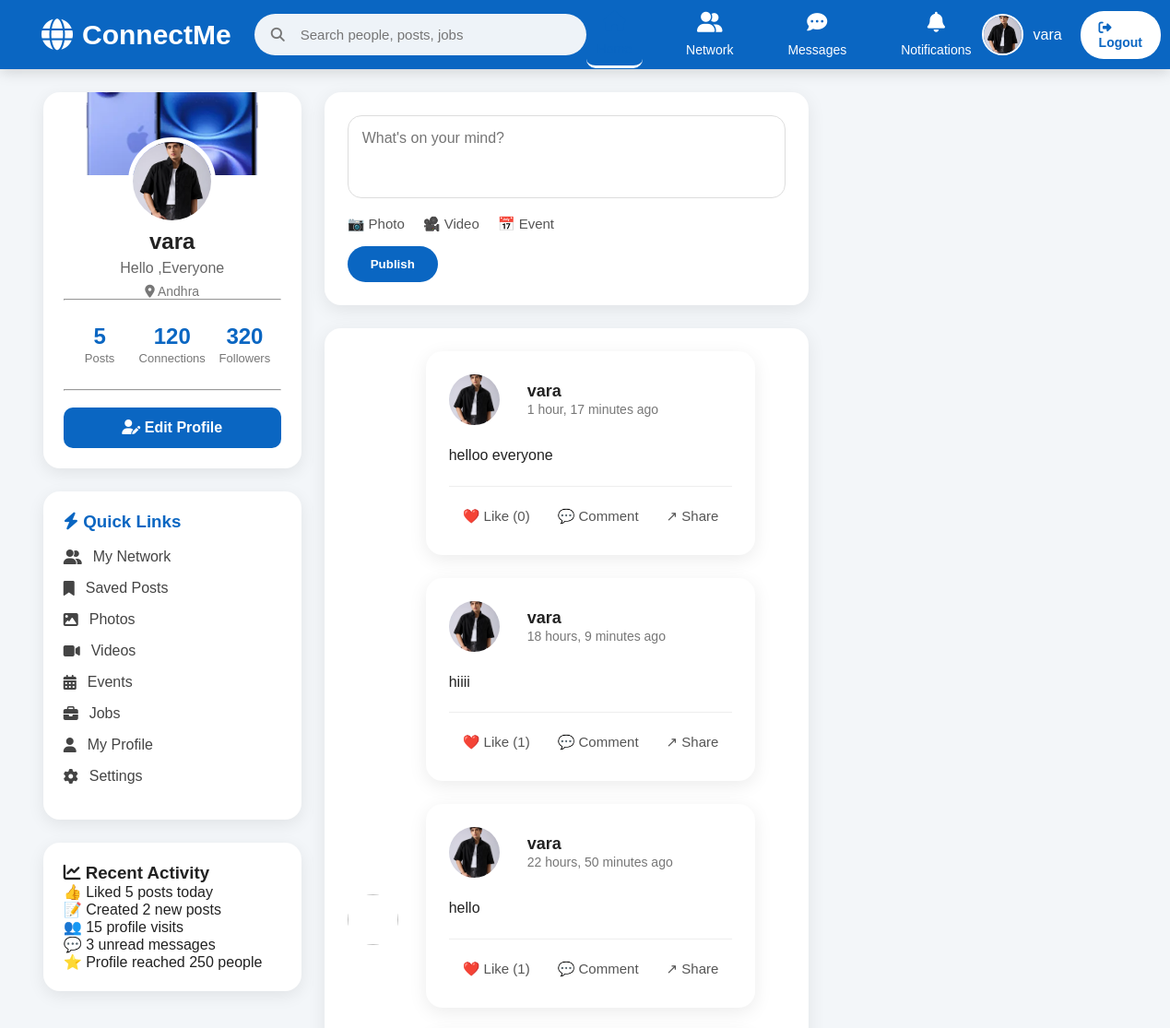
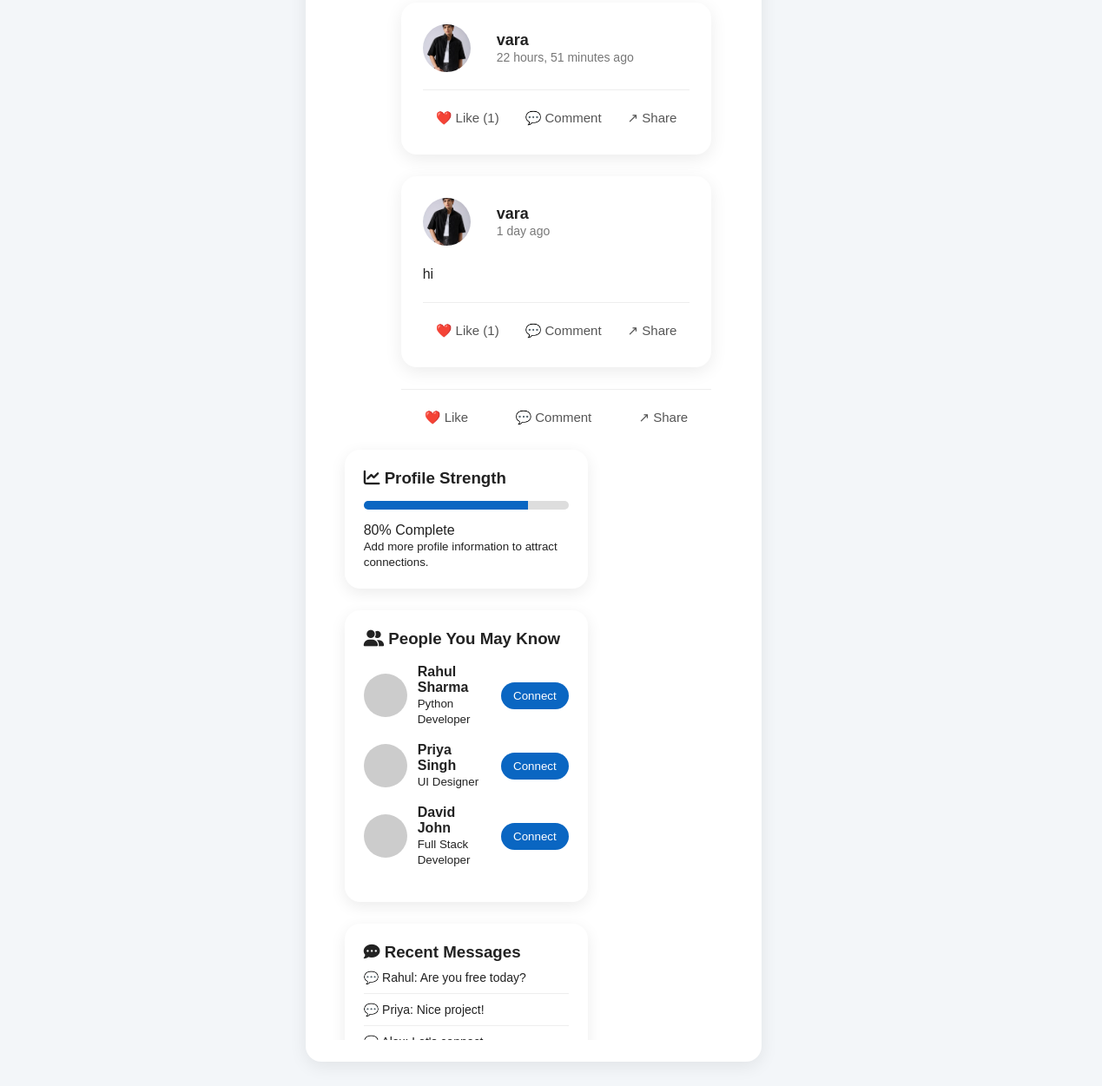
The app's page / (signed in) with its own data (2 pictures, top to bottom).
### social/models.py (models this page shows, shortened)
class Profile(models.Model):
    user = models.OneToOneField(
        User,
        on_delete=models.CASCADE
    )
    profession = models.CharField(max_length=100, blank=True)
    location = models.CharField(max_length=100, blank=True)
    website = models.URLField(blank=True)
    phone = models.CharField(max_length=20, blank=True)
    bio = models.TextField(blank=True)
    profile_picture = models.ImageField(
        upload_to="profiles/",
        blank=True,
        null=True
    )
    cover_photo = models.ImageField(
    upload_to="covers/",
    blank=True,
    null=True
)

class Post(models.Model):
    user = models.ForeignKey(User, on_delete=models.CASCADE)
    content = models.TextField()
    image = models.ImageField(upload_to="posts/", blank=True, null=True)
    likes = models.ManyToManyField(User, related_name="liked_posts", blank=True)
    created_at = models.DateTimeField(auto_now_add=True)

### social/views.py (the view)
# urls.py: path("", views.home, name="home"),
@login_required
def home(request):
    posts = Post.objects.all().order_by("-created_at")
    return render(request, "home.html", {
        "posts": posts
    })

### social/templates/home.html (shortened to what this page needs)
{% load static %}
<!DOCTYPE html>
<html lang="en">
<head>
    <link rel="stylesheet" href="{% static 'css/home.css' %}">
    <link rel="stylesheet"
    href="https://cdnjs.cloudflare.com/ajax/libs/font-awesome/6.5.2/css/all.min.css">
</head>
<body>
<nav class="navbar">
    <div class="nav-left">
        <div class="logo">
            <i class="fa-solid fa-globe"></i>
            <span>ConnectMe</span>
        </div>
        <div class="search-box">
            <i class="fa-solid fa-magnifying-glass"></i>
            <input
                type="text"
                placeholder="Search people, posts, jobs">
        </div>
    </div>
    <div class="nav-center">
        <a href="#" class="active">
            <i class="fa-solid fa-house"></i>
            <span>Home</span>
        </a>
       <a href="{% url 'network' %}">
            <i class="fa-solid fa-user-group"></i>
            <span>Network</span>
        </a>
        <a href="{% url 'messages' %}">
            <i class="fa-solid fa-comment-dots"></i>
            <span>Messages</span>
        </a>
        <a href="{% url 'notifications' %}">
            <i class="fa-solid fa-bell"></i>
            <span>Notifications</span>
        </a>
    </div>
    <div class="nav-right">
        <a href="{% url 'edit_profile' %}" class="profile-link">
            {% if request.user.profile.profile_picture %}
                <img src="{{ request.user.profile.profile_picture.url }}">
            {% else %}
                <img src="{% static 'images/default (2).webp' %}">
            {% endif %}
            <span>{{ request.user.username }}</span>
        </a>
        <a href="{% url 'logout' %}" class="logout-btn">
            <i class="fa-solid fa-right-from-bracket"></i>
            Logout
        </a>
    </div>
</nav>
<div class="main-container">
<aside class="left-sidebar">
    <div class="card profile-card">
<div class="cover-photo">
    {% if request.user.profile.cover_photo %}
        <img src="{{ request.user.profile.cover_photo.url }}" alt="Cover">
    {% else %}
        <img src="{% static 'images/cover.webp' %}" alt="Cover">
    {% endif %}
</div>
        <div class="profile-image">
            {% if request.user.profile.profile_picture %}
                <img src="{{ request.user.profile.profile_picture.url }}">
            {% else %}
                <img src="{% static 'images/default (2).webp' %}">
            {% endif %}
        </div>
        <div class="profile-info">
            <h2>
                {% if request.user.first_name %}
                    {{ request.user.first_name }} {{ request.user.last_name }}
                {% else %}
                    {{ request.user.username }}
                {% endif %}
            </h2>
            <p class="designation">
                {{ request.user.profile.bio|default:"Software Developer" }}
            </p>
            <p class="location">
                <i class="fa-solid fa-location-dot"></i>
                {{ request.user.profile.location|default:"Hyderabad, India" }}
            </p>
        </div>
        <hr>
        <div class="profile-stats">
            <div>
                <h3>{{ request.user.post_set.count }}</h3>
                <span>Posts</span>
            </div>
            <div>
                <h3>120</h3>
                <span>Connections</span>
            </div>
            <div>
                <h3>320</h3>
                <span>Followers</span>
            </div>
        </div>
        <hr>
        <div class="profile-buttons">
            <a href="{% url 'edit_profile' %}" class="edit-btn">
                <i class="fa-solid fa-user-pen"></i>
                Edit Profile
            </a>
        </div>
    </div>
    <div class="card quick-links">
        <h3>
            <i class="fa-solid fa-bolt"></i>
            Quick Links
        </h3>
        <ul>
            <li>
                <a href="#">
                    <i class="fa-solid fa-user-group"></i>
                    My Network
                </a>
            </li>
            <li>
                <a href="#">
                    <i class="fa-solid fa-bookmark"></i>
                    Saved Posts
                </a>
            </li>
            <li>
                <a href="#">
                    <i class="fa-solid fa-image"></i>
                    Photos
                </a>
            </li>
            <li>
                <a href="#">
                    <i class="fa-solid fa-video"></i>
                    Videos
                </a>
            </li>
            <li>
                <a href="#">
                    <i class="fa-solid fa-calendar-days"></i>
                    Events
                </a>
            </li>
            <li>
                <a href="#">
                    <i class="fa-solid fa-briefcase"></i>
                    Jobs
                </a>
            </li>
            <li>
                <a href="#">
                    <i class="fa-solid fa-user"></i>
                    My Profile
                </a>
            </li>
            <li>
                <a href="#">
                    <i class="fa-solid fa-gear"></i>
                    Settings
                </a>
            </li>
        </ul>
    </div>
    <div class="card activity-card">
        <h3>
            <i class="fa-solid fa-chart-line"></i>
            Recent Activity
        </h3>
        <ul>
            <li>👍 Liked 5 posts today</li>
            <li>📝 Created 2 new posts</li>
            <li>👥 15 profile visits</li>
            <li>💬 3 unread messages</li>
            <li>⭐ Profile reached 250 people</li>
        </ul>
    </div>
</aside>
<div class="center-feed">
<form class="create-post"
      method="POST"
      action="{% url 'create_post_page' %}"
      enctype="multipart/form-data">
<textarea
name="content"
class="post-input"
placeholder="What's on your mind?"
required></textarea>
<div class="post-options">
<label class="post-option">
📷 Photo
</label>
<span class="post-option">🎥 Video</span>
<span class="post-option">📅 Event</span>
</div>
<button type="submit" class="publish-btn">
Publish
</button>
</form>
<div class="post-card">
<div class="post-header">
<img class="post-avatar">
<div class="post-user">
{% for post in posts %}
<div class="post-card">
<div class="post-header">
{% if post.user.profile.profile_picture %}
<img class="post-avatar"
src="{{ post.user.profile.profile_picture.url }}">
{% else %}
<img class="post-avatar"
src="{% static 'images/default (2).webp' %}">
{% endif %}
<div class="post-user">
<h3>{{ post.user.username }}</h3>
<span>
{{ post.created_at|timesince }} ago
</span>
</div>
</div>
<div class="post-content">
{{ post.content }}
</div>
<div class="post-actions">
<a href="{% url 'like_post' post.id %}" class="action-btn">
❤️ Like ({{ post.likes.count }})
</a>
<a href="{% url 'add_comment' post.id %}" class="action-btn">
💬 Comment
</a>
<div class="action-btn">
↗ Share
</div>
</div>
</div>
{% empty %}
<div class="post-card">
<h3>No posts yet.</h3>
</div>
{% endfor %}
<div class="post-actions">
<div class="action-btn like-btn">
❤️ Like
</div>
<div class="action-btn">
💬 Comment
</div>
<div class="action-btn">
↗ Share
</div>
</div>
</div>
</div>
<aside class="right-sidebar">
    <div class="card">
        <h3>
            <i class="fa-solid fa-chart-line"></i>
            Profile Strength
        </h3>
        <div class="progress-box">
            <div class="progress-bar">
                <div class="progress-fill"></div>
            </div>
            <p>80% Complete</p>
            <small>
                Add more profile information to attract connections.
            </small>
        </div>
    </div>
    <div class="card">
        <h3>
            <i class="fa-solid fa-user-group"></i>
            People You May Know
        </h3>
        <div class="suggestion">
            <img src="https://i.pravatar.cc/100?img=5">
            <div>
                <h4>Rahul Sharma</h4>
                <small>Python Developer</small>
            </div>
            <button class="connect-btn" onclick="connectUser(this)">
    Connect
</button>
        </div>
        <div class="suggestion">
            <img src="https://i.pravatar.cc/100?img=8">
            <div>
                <h4>Priya Singh</h4>
                <small>UI Designer</small>
            </div>
            <button class="connect-btn" onclick="connectUser(this)">
    Connect
</button>
        </div>
        <div class="suggestion">
            <img src="https://i.pravatar.cc/100?img=11">
            <div>
                <h4>David John</h4>
                <small>Full Stack Developer</small>
            </div>
           <button class="connect-btn" onclick="connectUser(this)">
    Connect
</button>
        </div>
    </div>
    <div class="card">
        <h3>
            <i class="fa-solid fa-comment-dots"></i>
            Recent Messages
        </h3>
        <ul class="message-list">
            <li>
                💬 Rahul: Are you free today?
            </li>
            <li>
                💬 Priya: Nice project!
            </li>
            <li>
            </li>
        </ul>
    </div>
</aside>

### records on screen
Post: user.username "vara", created_at "1 hour, 17 minutes", content "helloo everyone", likes.count "0"
Post: user.username "vara", created_at "18 hours, 9 minutes", content "hiiii", likes.count "1"
Post: user.username "vara", created_at "22 hours, 50 minutes", content "hello", likes.count "1"
Post: user.username "vara", created_at "22 hours, 51 minutes", likes.count "1"
Post: user.username "vara", created_at "1 day", content "hi", likes.count "1"

### other values on screen
{{ request.user.username }} "vara"
{{ request.user.profile.bio|default:"Software Developer" }} "Hello ,Everyone"
{{ request.user.profile.location|default:"Hyderabad, India" }} "Andhra"
{{ request.user.post_set.count }} "5"
